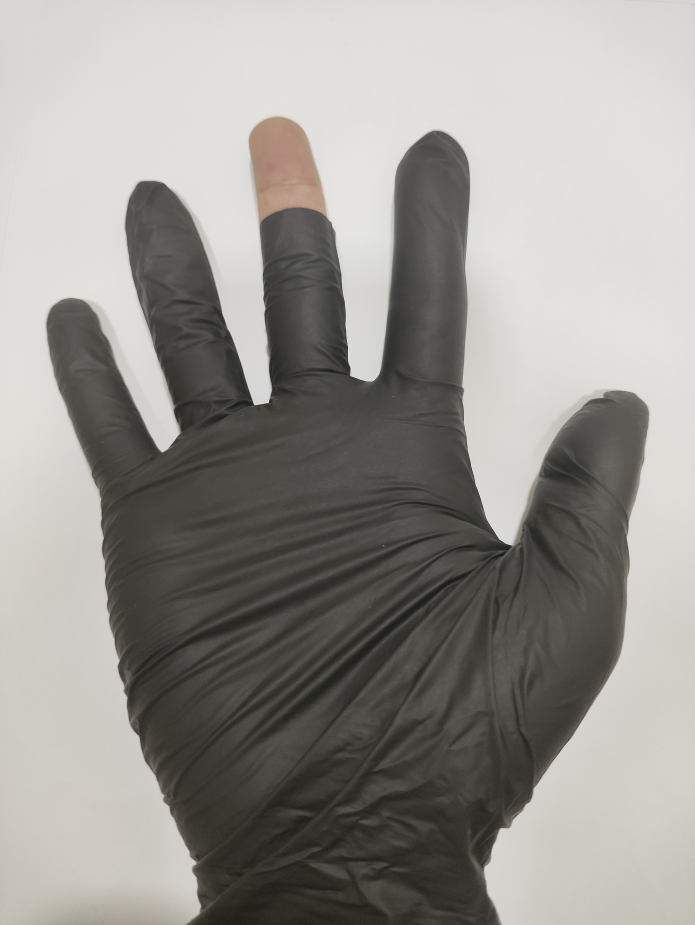
#> input picture img/Finger_Not_Enough/Nitrile_Finger_Not_Enough_1.jpg, 3472 x 4624 px (shown at 1/5 size); its folder holds only this picture in this run
$ python -i segmentation.py   (imports and definitions only)
#> lines starting #> are read from the running program, lines starting #| are printed output that depends on the picture; after the words box and inside, x2 and y2 are one past the last pixel; in counts of white or black regions, pixels touching at a corner belong together
from __future__ import annotations

from dataclasses import dataclass
from typing import List, Optional, Tuple

import cv2
import numpy as np

from .config import SegmentationConfig


@dataclass
class SegmentationResult:


    mask: np.ndarray
    contour: np.ndarray
    bbox: Tuple[int, int, int, int]
    area: float
    cue: str = "unknown"
    source_image: Optional[np.ndarray] = None


def hsi_saturation_and_intensity(
    image_bgr: np.ndarray,
) -> tuple[np.ndarray, np.ndarray]:

    rgb = cv2.cvtColor(image_bgr, cv2.COLOR_BGR2RGB).astype(np.float32)
    channel_sum = rgb.sum(axis=2)
    safe_sum = np.maximum(channel_sum, 1.0)
    intensity = channel_sum / 3.0
    saturation = 1.0 - (3.0 * np.min(rgb, axis=2) / safe_sum)
    saturation[channel_sum <= 0.0] = 0.0
    return np.clip(saturation, 0.0, 1.0), intensity


def basic_global_threshold(
    channel: np.ndarray,
    *,
    invert: bool = False,
    tolerance: float = 1.0,
    maximum_iterations: int = 30,
) -> np.ndarray:

    values = channel.astype(np.float32)
    finite_values = values[np.isfinite(values)]
    if finite_values.size == 0:
        return np.zeros(values.shape, dtype=np.uint8)

    minimum = float(np.min(finite_values))
    maximum = float(np.max(finite_values))
    if maximum - minimum < 1e-6:
        return np.zeros(values.shape, dtype=np.uint8)

    threshold = (minimum + maximum) / 2.0
    for _ in range(maximum_iterations):
        lower_group = finite_values[finite_values <= threshold]
        upper_group = finite_values[finite_values > threshold]
        if lower_group.size == 0 or upper_group.size == 0:
            break
        new_threshold = (
            float(np.mean(lower_group)) + float(np.mean(upper_group))
        ) / 2.0
        if abs(new_threshold - threshold) < tolerance:
            threshold = new_threshold
            break
        threshold = new_threshold

    selected = values <= threshold if invert else values > threshold
    return np.where(selected, 255, 0).astype(np.uint8)


def _hsi_channel_masks(
    saturation: np.ndarray,
    intensity: np.ndarray,
) -> List[np.ndarray]:

    return [
        basic_global_threshold(saturation, tolerance=1.0 / 255.0),
        basic_global_threshold(intensity),
        basic_global_threshold(intensity, invert=True),
    ]


def _texture_energy_mask(intensity: np.ndarray, window: int) -> np.ndarray:

    mean = cv2.blur(intensity, (window, window))
    mean_of_squares = cv2.blur(intensity * intensity, (window, window))

    std = np.sqrt(np.maximum(mean_of_squares - mean * mean, 0.0))
    std = cv2.GaussianBlur(std, (0, 0), window / 2.0)
    return basic_global_threshold(std)

def _score_candidate(mask: np.ndarray, cfg: SegmentationConfig) -> float:

    image_area = float(mask.shape[0] * mask.shape[1])
    cleaned = _morphological_cleanup(mask, cfg)
    count, labels = cv2.connectedComponents(cleaned)
    if count <= 1:
        return -1.0
    largest_label = 1 + int(
        np.argmax([np.count_nonzero(labels == i) for i in range(1, count)])
    )
    component = np.where(labels == largest_label, 255, 0).astype(np.uint8)
    solid, contour = _keep_largest_component(component)
    if contour is None:
        return -1.0

    solid_area = float(np.count_nonzero(solid))
    area_fraction = solid_area / image_area
    if not (cfg.min_area_fraction <= area_fraction <= cfg.max_area_fraction):
        return -1.0

    border = np.concatenate([solid[0, :], solid[-1, :], solid[:, 0], solid[:, -1]])
    border_occupancy = float(np.count_nonzero(border)) / float(border.size)


    shred = np.count_nonzero(cv2.subtract(solid, component)) / max(solid_area, 1.0)
    hull_perimeter = max(cv2.arcLength(cv2.convexHull(contour), True), 1.0)
    raggedness = cv2.arcLength(contour, True) / hull_perimeter

    return ((1.0 - border_occupancy) * 2.0
            + (1.0 - abs(area_fraction - 0.30))
            - 4.0 * min(shred, 0.5)
            - 0.5 * max(0.0, raggedness - 1.6))


def _morphological_cleanup(mask: np.ndarray, cfg: SegmentationConfig) -> np.ndarray:

    open_k = cv2.getStructuringElement(
        cv2.MORPH_ELLIPSE, (cfg.open_kernel, cfg.open_kernel)
    )
    close_k = cv2.getStructuringElement(
        cv2.MORPH_ELLIPSE, (cfg.close_kernel, cfg.close_kernel)
    )
    cleaned = cv2.morphologyEx(mask, cv2.MORPH_OPEN, open_k)
    cleaned = cv2.morphologyEx(cleaned, cv2.MORPH_CLOSE, close_k)
    return cleaned

def _keep_largest_component(mask: np.ndarray) -> Tuple[np.ndarray, Optional[np.ndarray]]:

    contours, _ = cv2.findContours(mask, cv2.RETR_EXTERNAL, cv2.CHAIN_APPROX_NONE)
    if not contours:
        return np.zeros_like(mask), None
    largest = max(contours, key=cv2.contourArea)
    solid = np.zeros_like(mask)
    cv2.drawContours(solid, [largest], -1, 255, thickness=cv2.FILLED)
    return solid, largest


def segment_glove(
    image: np.ndarray, config: Optional[SegmentationConfig] = None
) -> Optional[SegmentationResult]:

    cfg = config or SegmentationConfig()
    saturation, intensity = hsi_saturation_and_intensity(image)

    hsi_masks = _hsi_channel_masks(saturation, intensity)
    candidates: List[Tuple[str, np.ndarray]] = []
    candidates.append(("hsi_saturation", hsi_masks[0]))
    candidates.append(("hsi_intensity", hsi_masks[1]))
    candidates.append(("hsi_intensity_inverted", hsi_masks[2]))
    candidates.append(
        ("hsi_intensity_texture", _texture_energy_mask(intensity, cfg.texture_window))
    )

    scored = [(_score_candidate(mask, cfg), name, mask)
              for name, mask in candidates]
    best_score, best_cue, best_mask = max(scored, key=lambda triple: triple[0])
    if best_score < 0:
        return None

    cleaned = _morphological_cleanup(best_mask, cfg)


    num, labels = cv2.connectedComponents(cleaned)
    if num <= 1:
        return None
    largest_label = 1 + int(
        np.argmax([np.count_nonzero(labels == i) for i in range(1, num)])
    )
    component = np.where(labels == largest_label, 255, 0).astype(np.uint8)


    solid, contour = _keep_largest_component(component)
    if contour is None:
        return None
    area = cv2.contourArea(contour)
    if area < cfg.min_area_fraction * image.shape[0] * image.shape[1]:
        return None

    return SegmentationResult(
        mask=solid,
        contour=contour,
        bbox=cv2.boundingRect(contour),
        area=float(area),
        cue=best_cue,
    )

>>> import cv2
>>> picture = cv2.imread('../../img/Finger_Not_Enough/Nitrile_Finger_Not_Enough_1.jpg')
#> picture is the input picture: shape (4624, 3472, 3); mean B, G, R 144.7, 149.6, 151.4
>>> result = segment_glove(picture)
#> in basic_global_threshold, `minimum = float(np.min(finite_values))`: minimum = 0
#> in basic_global_threshold, `maximum = float(np.max(finite_values))`: maximum = 0.333
#> in basic_global_threshold, `threshold = (minimum + maximum) / 2.0`: threshold = 0.167
#> the loop in basic_global_threshold, `for _ in range(maximum_iterations):` made 7 passes
#> new_threshold on passes 1 to 7: 0.106, 0.0853, 0.0743, 0.0666, 0.0608, 0.0567, 0.0536
#> in basic_global_threshold, `selected = values <= threshold if invert else values > threshold`:
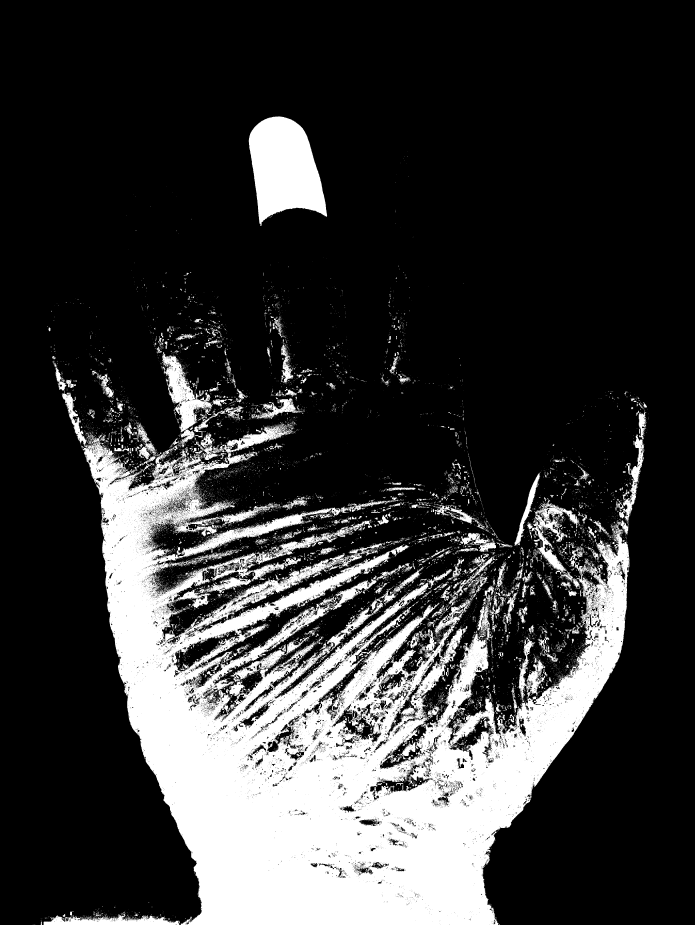
#> selected: shape (4624, 3472) bool (shown at 1/5 size); 21.4% white; 20197 white regions (18690 under 20 px), largest, box (x1, y1, x2, y2) and area: (265, 1810, 3231, 4624) 2898019, (1244, 582, 1636, 1130) 143416, (807, 1760, 1061, 2236) 35772
#> call 2 of basic_global_threshold, with invert = False, tolerance = 1, maximum_iterations = 30
#> in basic_global_threshold (call 2), `minimum = float(np.min(finite_values))`: minimum = 15
#> in basic_global_threshold (call 2), `maximum = float(np.max(finite_values))`: maximum = 245
#> in basic_global_threshold (call 2), `threshold = (minimum + maximum) / 2.0`: threshold = 130
#> the loop in basic_global_threshold (call 2), `for _ in range(maximum_iterations):` made 2 passes
#> new_threshold on passes 1 to 2: 140.3, 140.5
#> in basic_global_threshold (call 2), `selected = values <= threshold if invert else values > threshold`:
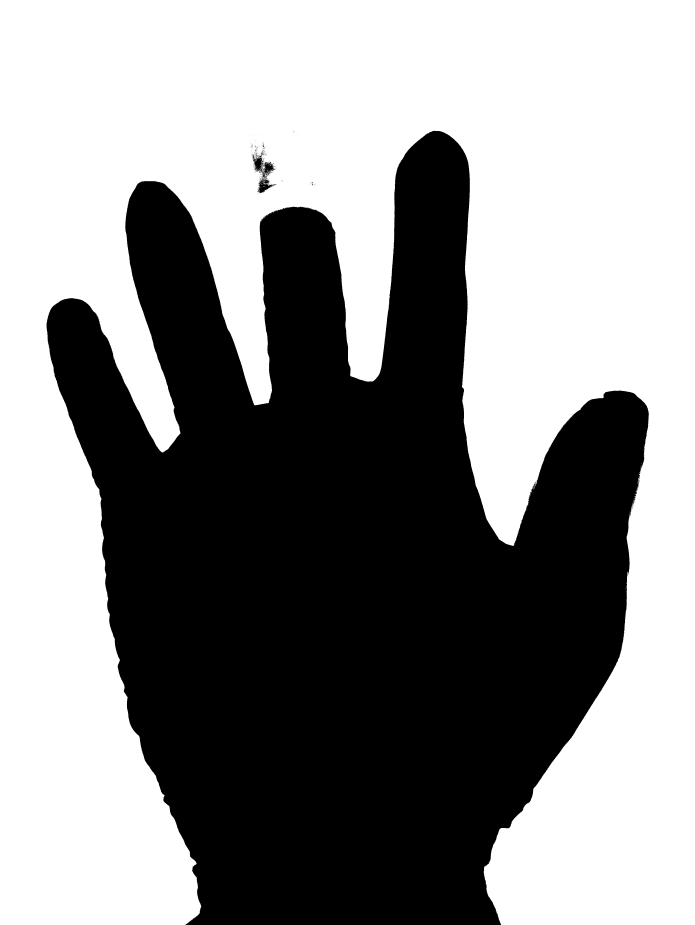
#> selected: shape (4624, 3472) bool (shown at 1/5 size); 55.5% white; 349 black regions (342 under 20 px), largest, box (x1, y1, x2, y2) and area: (232, 654, 3244, 4624) 7129921, (1262, 776, 1381, 965) 7319, (1280, 771, 1289, 788) 53
#> in segment_glove, `hsi_masks = _hsi_channel_masks(saturation, intensity)`: hsi_masks = 3 items
#> in _texture_energy_mask, `mean_of_squares = cv2.blur(intensity * intensity, (window, window))`:
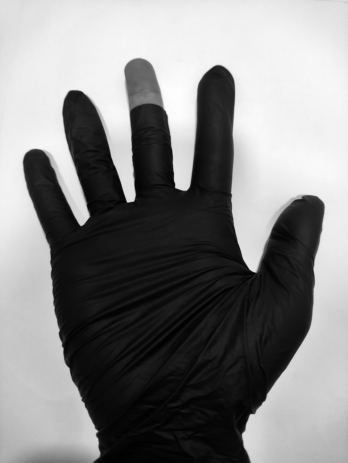
#> mean_of_squares: shape (4624, 3472) float32 (shown at 1/10 size); min 697.3, max 52288.8, mean 27502.7; drawn with min black and max white
#> in _texture_energy_mask, `std = cv2.GaussianBlur(std, (0, 0), window / 2.0)`:
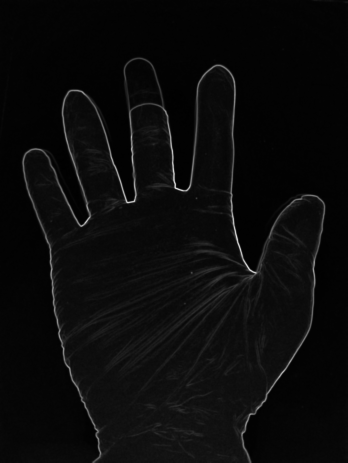
#> std: shape (4624, 3472) float32 (shown at 1/10 size); min 0.208, max 48.32, mean 2.3; drawn with min black and max white
#> call 4 of basic_global_threshold, with invert = False, tolerance = 1, maximum_iterations = 30
#> in basic_global_threshold (call 4), `minimum = float(np.min(finite_values))`: minimum = 0.208
#> in basic_global_threshold (call 4), `maximum = float(np.max(finite_values))`: maximum = 48.32
#> in basic_global_threshold (call 4), `threshold = (minimum + maximum) / 2.0`: threshold = 24.26
#> the loop in basic_global_threshold (call 4), `for _ in range(maximum_iterations):` made 4 passes
#> new_threshold on passes 1 to 4: 16.21, 12.85, 11.68, 11.25
#> in basic_global_threshold (call 4), `selected = values <= threshold if invert else values > threshold`:
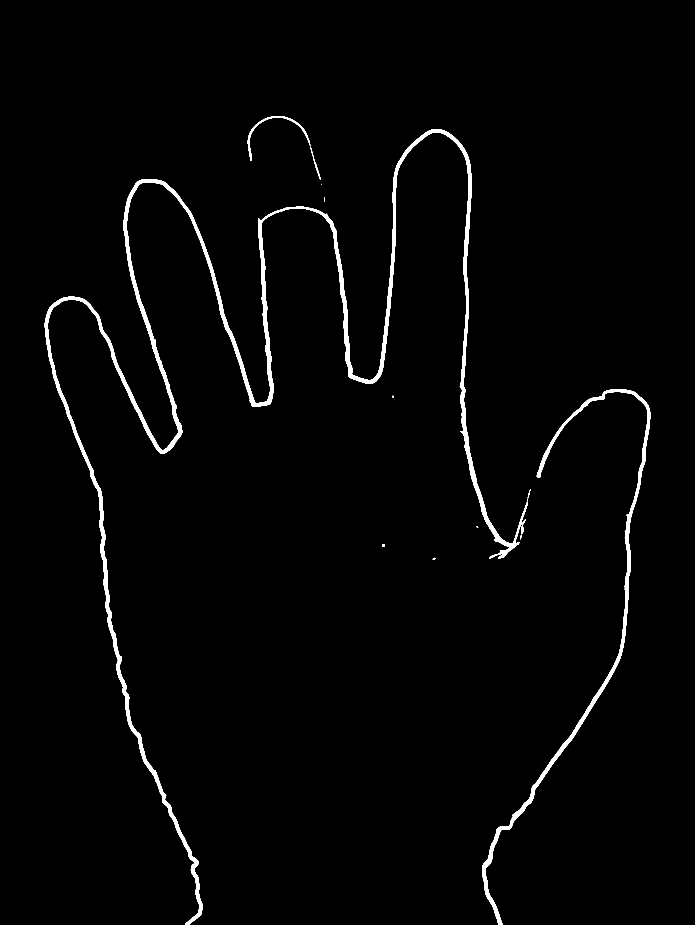
#> selected: shape (4624, 3472) bool (shown at 1/5 size); 1.8% white; 13 white regions (1 under 20 px), largest, box (x1, y1, x2, y2) and area: (224, 646, 2639, 4624) 217563, (2411, 1945, 3252, 4624) 58473, (1239, 580, 1552, 805) 4216
#> in segment_glove, `scored = [(_score_candidate(mask, cfg), name, mask) for name, mask in ..`: scored = 4 items
#> in segment_glove, `best_score, best_cue, best_mask = max(scored, key=lambda triple: tripl..`: best_score = 2.6; best_cue = 'hsi_intensity_inverted'
#> in segment_glove, `num, labels = cv2.connectedComponents(cleaned)`:
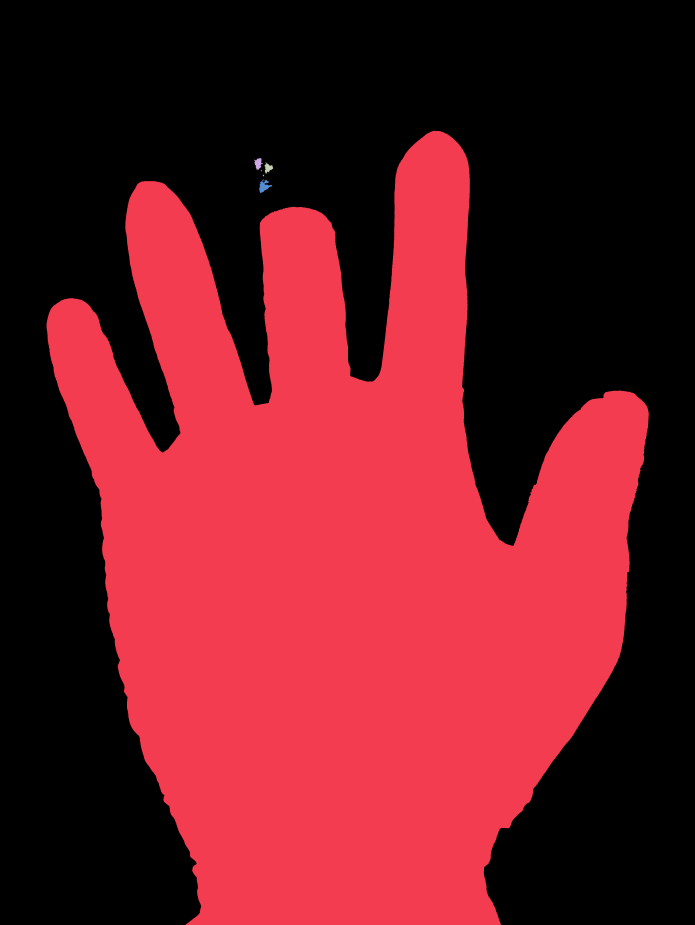
#> labels: shape (4624, 3472) int32 (shown at 1/5 size); 7 distinct labels, from 0 to 6; one colour per label, 0 black
#> in segment_glove, `num, labels = cv2.connectedComponents(cleaned)`: num = 7
#> in segment_glove, `largest_label = 1 + int( np.argmax([np.count_nonzero(labels == i) for ..`: largest_label = 1
#> in _keep_largest_component (call 5), `contours, _ = cv2.findContours(mask, cv2.RETR_EXTERNAL, cv2.CHAIN_APPR..`: contours = 1 contour; box (x1, y1, x2, y2) and area: (232, 654, 3244, 4624) 7120108
#> in segment_glove, `solid, contour = _keep_largest_component(component)`: contour = contour of 17773 points, box (x1, y1, x2, y2) (232, 654, 3244, 4624), area 7120108
#> in segment_glove, `area = cv2.contourArea(contour)`: area = 7120108.5

$ run again, on img/Finger_Not_Enough/Nitrile_Finger_Not_Enough_2.jpg
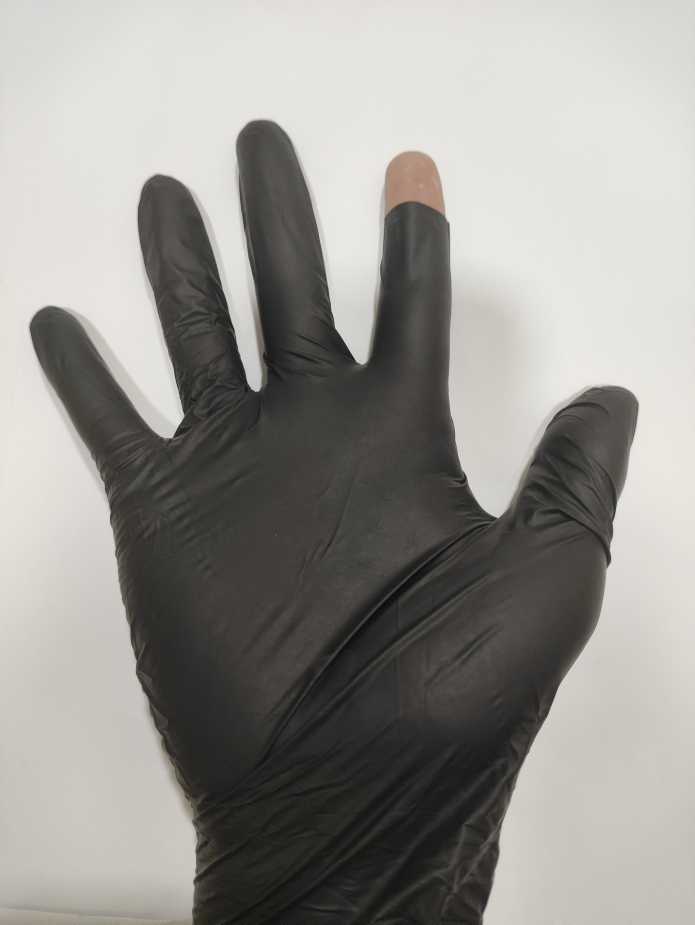
#> input picture img/Finger_Not_Enough/Nitrile_Finger_Not_Enough_2.jpg, 3472 x 4624 px (shown at 1/5 size)
#> picture is the input picture: shape (4624, 3472, 3); mean B, G, R 144.2, 148.6, 150.6
#> minimum = 0
#> maximum = 1
#> in basic_global_threshold, `threshold = (minimum + maximum) / 2.0`: threshold = 0.5
#> the loop in basic_global_threshold, `for _ in range(maximum_iterations):` made 3 passes
#> new_threshold on passes 1 to 3: 0.466, 0.456, 0.456
#> in basic_global_threshold, `selected = values <= threshold if invert else values > threshold`:
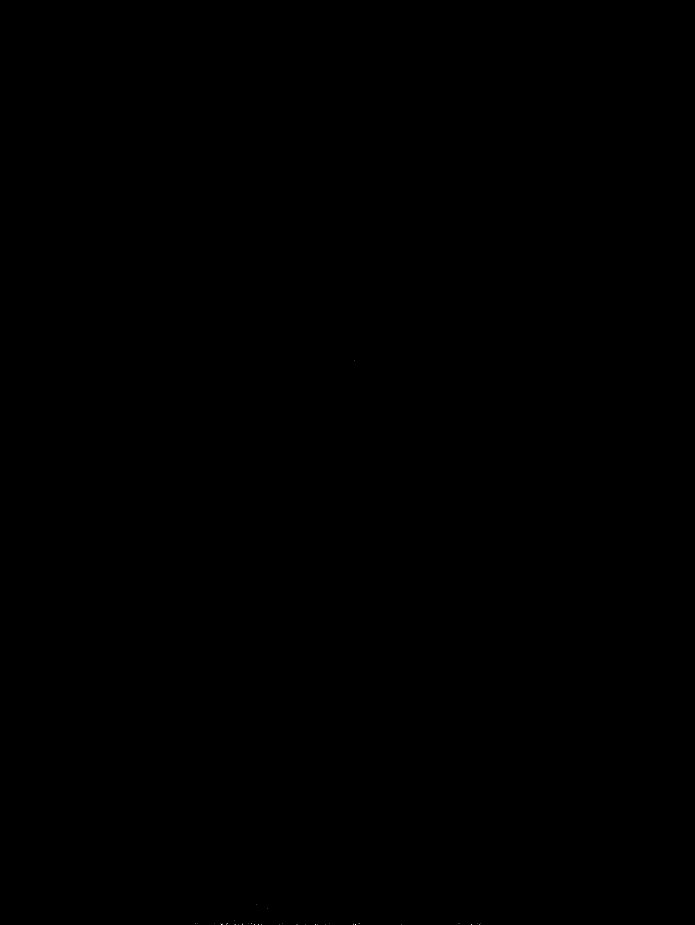
#> selected: shape (4624, 3472) bool (shown at 1/5 size); 0% white in thin lines or dots, all inside (x1, y1, x2, y2) = (975, 1801, 2404, 4624)
#> the loop in basic_global_threshold (call 2), `for _ in range(maximum_iterations):` made 2 passes
#> new_threshold on passes 1 to 2: 134.9, 135.2
#> selected: shape (4624, 3472) bool; 58% white; 344 black regions (336 under 20 px), largest, box (x1, y1, x2, y2) and area: (149, 601, 3192, 4624) 6738418, (827, 4604, 893, 4624) 468, (917, 4604, 944, 4624) 227
#> hsi_masks = 3 items
#> selected: shape (4624, 3472) bool; 1.9% white; 30 white regions (6 under 20 px), largest, box (x1, y1, x2, y2) and area: (1172, 591, 3201, 4624) 173146, (139, 863, 1317, 4041) 117230, (938, 4050, 1043, 4624) 10806
#> scored = 4 items
#> best_score = 2.66; best_cue = 'hsi_intensity_inverted'
#> in segment_glove, `num, labels = cv2.connectedComponents(cleaned)`:
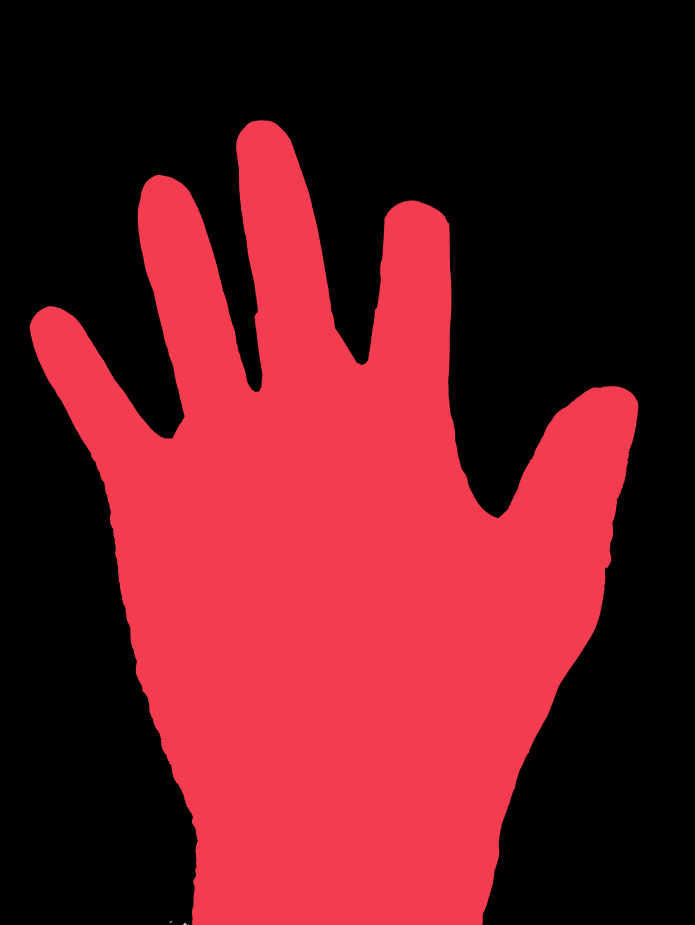
#> labels: shape (4624, 3472) int32 (shown at 1/5 size); 5 distinct labels, from 0 to 4; one colour per label, 0 black
#> num = 5
#> largest_label = 1
#> component: shape (4624, 3472); 42% white; 1 white region
#> contours = 1 contour; box (x1, y1, x2, y2) and area: (149, 601, 3192, 4624) 6728680
#> contour = contour of 16965 points, box (x1, y1, x2, y2) (149, 601, 3192, 4624), area 6728680
#> area = 6728679.5
